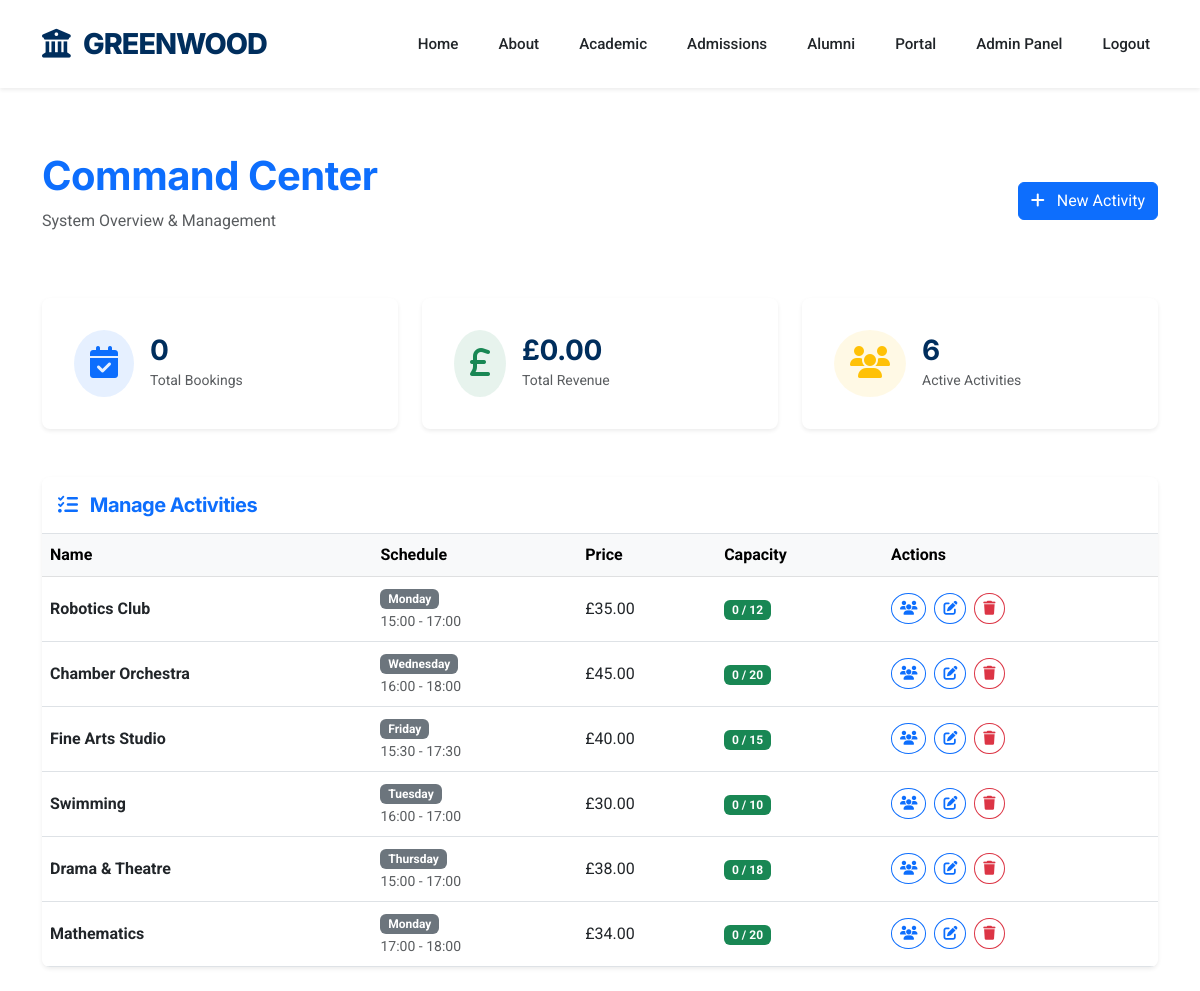
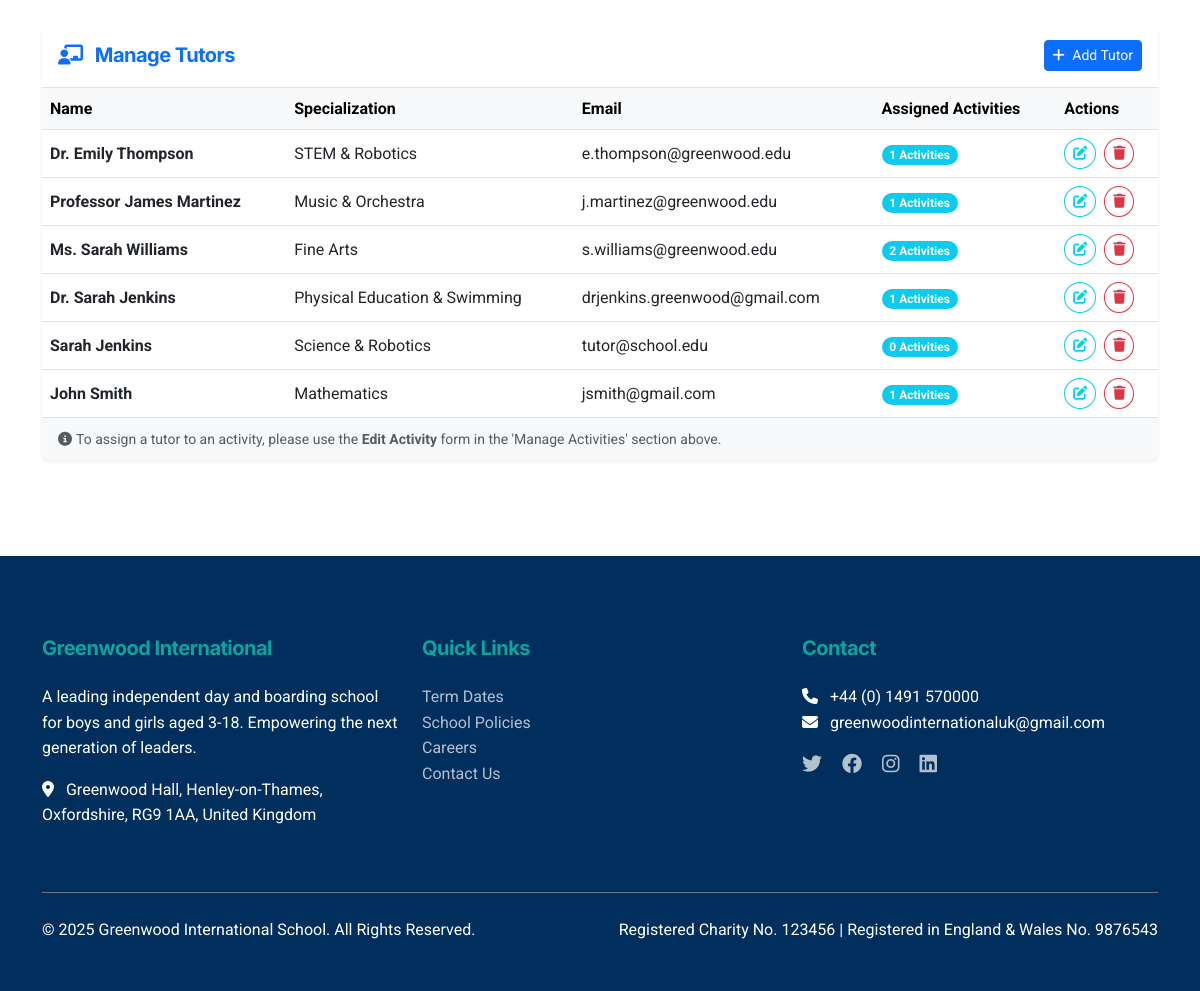
The app's page /admin/dashboard (signed in) with its own data (2 pictures, top to bottom).
### app.py (models this page shows, shortened)
class Activity(db.Model):
    id = db.Column(db.Integer, primary_key=True)
    tutor_id = db.Column(db.Integer, db.ForeignKey('tutor.id'), nullable=True)
    name = db.Column(db.String(120), nullable=False)
    description = db.Column(db.Text)
    price = db.Column(db.Float, nullable=False)
    max_capacity = db.Column(db.Integer, default=20)
    day_of_week = db.Column(db.String(20), nullable=False)
    start_time = db.Column(db.String(10), nullable=False)
    end_time = db.Column(db.String(10), nullable=False)
    created_at = db.Column(db.DateTime, default=datetime.utcnow)
    tutor = db.relationship('Tutor', backref='activities', lazy=True)
    bookings = db.relationship('Booking', backref='activity', lazy=True, cascade='all, delete-orphan')
    waitlists = db.relationship('Waitlist', backref='activity', lazy=True, cascade='all, delete-orphan')

class Tutor(db.Model):
    id = db.Column(db.Integer, primary_key=True)
    email = db.Column(db.String(120), unique=True, nullable=False)
    password = db.Column(db.String(200), nullable=False)
    full_name = db.Column(db.String(120), nullable=False)
    specialization = db.Column(db.String(200))
    qualification = db.Column(db.String(300))
    bio = db.Column(db.Text)
    linkedin_url = db.Column(db.String(200))
    teaching_philosophy = db.Column(db.Text)
    years_experience = db.Column(db.Integer)
    education = db.Column(db.Text)
    certifications = db.Column(db.Text)
    status = db.Column(db.String(20), default='pending')  # pending, approved, rejected
    created_at = db.Column(db.DateTime, default=datetime.utcnow)
    approved_by = db.Column(db.Integer, db.ForeignKey('admin.id'), nullable=True)
    approval_date = db.Column(db.DateTime, nullable=True)

### app.py (the view)
@app.route('/admin/dashboard')
@admin_required
def admin_dashboard():
    total_bookings = Booking.query.count()
    total_revenue = db.session.query(db.func.sum(Booking.cost)).scalar() or 0
    activities = Activity.query.all()
    tutors = Tutor.query.filter_by(status='approved').all()
    pending_count = Tutor.query.filter_by(status='pending').count()
    return render_template('admin/dashboard.html',
                           total_bookings=total_bookings,
                           total_revenue=total_revenue,
                           activities=activities,
                           tutors=tutors,
                           pending_count=pending_count)

### templates/admin/dashboard.html (shortened to what this page needs)
{% extends "base.html" %}
{% block content %}
<div class="container py-5">
    <div class="d-flex justify-content-between align-items-center mb-5">
        <div>
            <h1 class="fw-bold font-heading text-primary">Command Center</h1>
            <p class="text-muted">System Overview & Management</p>
        </div>
        <button class="btn btn-primary" data-bs-toggle="modal" data-bs-target="#addActivityModal">
            <i class="fas fa-plus me-2"></i> New Activity
        </button>
    </div>
    <div class="row g-4 mb-5">
        <div class="col-md-4">
            <div class="card shadow-sm border-0 h-100">
                <div class="card-body d-flex align-items-center">
                    <div class="rounded-circle bg-primary bg-opacity-10 p-3 me-3">
                        <i class="fas fa-calendar-check fa-2x text-primary"></i>
                    </div>
                    <div>
                        <h3 class="mb-0 fw-bold">{{ total_bookings }}</h3>
                        <small class="text-muted">Total Bookings</small>
                    </div>
                </div>
            </div>
        </div>
        <div class="col-md-4">
            <div class="card shadow-sm border-0 h-100">
                <div class="card-body d-flex align-items-center">
                    <div class="rounded-circle bg-success bg-opacity-10 p-3 me-3">
                        <i class="fas fa-pound-sign fa-2x text-success"></i>
                    </div>
                    <div>
                        <h3 class="mb-0 fw-bold">£{{ "%.2f"|format(total_revenue) }}</h3>
                        <small class="text-muted">Total Revenue</small>
                    </div>
                </div>
            </div>
        </div>
        <div class="col-md-4">
            <div class="card shadow-sm border-0 h-100">
                <div class="card-body d-flex align-items-center">
                    <div class="rounded-circle bg-warning bg-opacity-10 p-3 me-3">
                        <i class="fas fa-users fa-2x text-warning"></i>
                    </div>
                    <div>
                        <h3 class="mb-0 fw-bold">{{ activities|length }}</h3>
                        <small class="text-muted">Active Activities</small>
                    </div>
                </div>
            </div>
        </div>
    </div>
    <div class="card shadow-sm border-0 mb-5">
        <div class="card-header bg-white border-bottom py-3">
            <h5 class="mb-0 text-primary"><i class="fas fa-tasks me-2"></i> Manage Activities</h5>
        </div>
        <div class="card-body p-0">
            <div class="table-responsive">
                <table class="table table-hover mb-0">
                    <thead class="table-light">
                        <tr>
                            <th>Name</th>
                            <th>Schedule</th>
                            <th>Price</th>
                            <th>Capacity</th>
                            <th>Actions</th>
                        </tr>
                    </thead>
                    <tbody>
                        {% for activity in activities %}
                        <tr>
                            <td class="align-middle fw-bold">{{ activity.name }}</td>
                            <td class="align-middle">
                                <span class="badge bg-secondary">{{ activity.day_of_week }}</span>
                                <small class="d-block text-muted">{{ activity.start_time }} - {{ activity.end_time
                                    }}</small>
                            </td>
                            <td class="align-middle">£{{ "%.2f"|format(activity.price) }}</td>
                            <td class="align-middle">
                                <span
                                    class="badge bg-{{ 'danger' if activity.bookings|length >= activity.max_capacity else 'success' }}">
                                    {{ activity.bookings|length }} / {{ activity.max_capacity }}
                                </span>
                            </td>
                            <td class="align-middle">
                                <button class="btn btn-sm btn-outline-primary rounded-circle me-1"
                                    data-bs-toggle="modal" data-bs-target="#viewBookingsModal{{ activity.id }}"
                                    title="View Bookings">
                                    <i class="fas fa-users"></i>
                                </button>
                                <button class="btn btn-sm btn-outline-primary rounded-circle me-1"
                                    data-bs-toggle="modal" data-bs-target="#editActivityModal"
                                    data-id="{{ activity.id }}" data-name="{{ activity.name }}"
                                    data-price="{{ activity.price }}" data-day="{{ activity.day_of_week }}"
                                    data-start="{{ activity.start_time }}" data-end="{{ activity.end_time }}"
                                    data-tutor="{{ activity.tutor_id if activity.tutor_id else '' }}">
                                    <i class="fas fa-edit"></i>
                                </button>
                                <button class="btn btn-sm btn-outline-danger rounded-circle" data-bs-toggle="modal"
                                    data-bs-target="#deleteModal"
                                    data-url="{{ url_for('delete_activity', id=activity.id) }}">
                                    <i class="fas fa-trash"></i>
                                </button>
                            </td>
                        </tr>
                        {% endfor %}
                    </tbody>
                </table>
            </div>
        </div>
    </div>
    <div class="card shadow-sm border-0 mb-5">
        <div class="card-header bg-white border-bottom py-3 d-flex justify-content-between align-items-center">
            <h5 class="mb-0 text-primary"><i class="fas fa-chalkboard-teacher me-2"></i> Manage Tutors</h5>
            <button class="btn btn-sm btn-primary" data-bs-toggle="modal" data-bs-target="#addTutorModal">
                <i class="fas fa-plus me-1"></i> Add Tutor
            </button>
        </div>
        <div class="card-body p-0">
            <div class="table-responsive">
                <table class="table table-hover mb-0">
                    <thead class="table-light">
                        <tr>
                            <th>Name</th>
                            <th>Specialization</th>
                            <th>Email</th>
                            <th>Assigned Activities</th>
                            <th>Actions</th>
                        </tr>
                    </thead>
                    <tbody>
                        {% for tutor in tutors %}
                        <tr>
                            <td class="align-middle fw-bold">{{ tutor.full_name }}</td>
                            <td class="align-middle">{{ tutor.specialization }}</td>
                            <td class="align-middle">{{ tutor.email }}</td>
                            <td class="align-middle">
                                <span class="badge bg-info rounded-pill">{{ tutor.activities|length }} Activities</span>
                            </td>
                            <td class="align-middle">
                                <button class="btn btn-sm btn-outline-info rounded-circle me-1" data-bs-toggle="modal"
                                    data-bs-target="#editTutorModal" data-id="{{ tutor.id }}"
                                    data-name="{{ tutor.full_name }}" data-email="{{ tutor.email }}"
                                    data-spec="{{ tutor.specialization }}"
                                    data-linkedin="{{ tutor.linkedin_url or '' }}"
                                    data-exp="{{ tutor.years_experience or '' }}" data-edu="{{ tutor.education or '' }}"
                                    data-cert="{{ tutor.certifications or '' }}"
                                    data-phil="{{ tutor.teaching_philosophy or '' }}" data-bio="{{ tutor.bio or '' }}">
                                    <i class="fas fa-edit"></i>
                                </button>
                                <button class="btn btn-sm btn-outline-danger rounded-circle" data-bs-toggle="modal"
                                    data-bs-target="#deleteModal" data-url="{{ url_for('delete_tutor', id=tutor.id) }}">
                                    <i class="fas fa-trash"></i>
                                </button>
                            </td>
                        </tr>
                        {% endfor %}
                    </tbody>
                </table>
            </div>
        </div>
        <div class="card-footer bg-light border-top-0">
            <small class="text-muted"><i class="fas fa-info-circle me-1"></i>To assign a tutor to an activity, please
                use the <strong>Edit Activity</strong> form in the 'Manage Activities' section above.</small>
        </div>
    </div>
</div>
{% endblock %}

### records on screen
Activity: name "Robotics Club", day_of_week "Monday", start_time "15:00", end_time "17:00", price "35.00", bookings|length "0", max_capacity "12"
Activity: name "Chamber Orchestra", day_of_week "Wednesday", start_time "16:00", end_time "18:00", price "45.00", bookings|length "0", max_capacity "20"
Activity: name "Fine Arts Studio", day_of_week "Friday", start_time "15:30", end_time "17:30", price "40.00", bookings|length "0", max_capacity "15"
Activity: name "Swimming", day_of_week "Tuesday", start_time "16:00", end_time "17:00", price "30.00", bookings|length "0", max_capacity "10"
Activity: name "Drama & Theatre", day_of_week "Thursday", start_time "15:00", end_time "17:00", price "38.00", bookings|length "0", max_capacity "18"
Activity: name "Mathematics", day_of_week "Monday", start_time "17:00", end_time "18:00", price "34.00", bookings|length "0", max_capacity "20"
Tutor: full_name "Dr. Emily Thompson", specialization "STEM & Robotics", email "e.thompson@greenwood.edu", activities|length "1"
Tutor: full_name "Professor James Martinez", specialization "Music & Orchestra", email "j.martinez@greenwood.edu", activities|length "1"
Tutor: full_name "Ms. Sarah Williams", specialization "Fine Arts", email "s.williams@greenwood.edu", activities|length "2"
Tutor: full_name "Dr. Sarah Jenkins", specialization "Physical Education & Swimming", email "drjenkins.greenwood@gmail.com", activities|length "1"
Tutor: full_name "Sarah Jenkins", specialization "Science & Robotics", email "tutor@school.edu", activities|length "0"
Tutor: full_name "John Smith", specialization "Mathematics", email "jsmith@gmail.com", activities|length "1"

### other values on screen
{{ total_bookings }} "0"
{{ "%.2f"|format(total_revenue) }} "0.00"
{{ activities|length }} "6"
